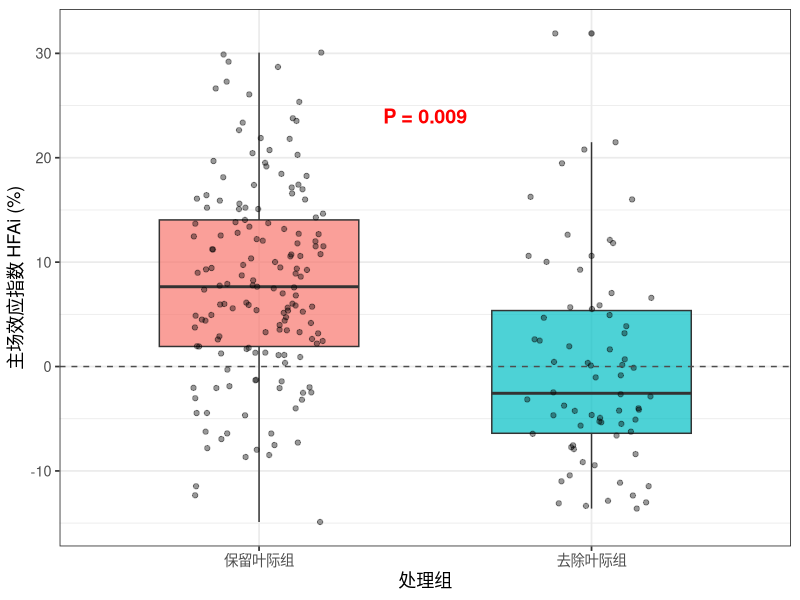

Here is the R script that generated this plot:
## ---- chunk 1
set.seed(123)
n_keep <- 157
n_remove <- 70
keep_group <- rnorm(n_keep, mean=8.2, sd=10)
remove_group <- rnorm(n_remove, mean=-0.5, sd=10)
dat <- data.frame(
  HFAi = c(keep_group, remove_group),
  treatment = factor(c(rep("保留叶际组", n_keep), rep("去除叶际组", n_remove)))
)

# 线性模型
model <- lm(HFAi ~ treatment, data=dat)
summary(model)

# t检验
t.test(HFAi ~ treatment, data=dat)

library(ggplot2)
ggplot(dat, aes(x=treatment, y=HFAi, fill=treatment)) +
  geom_boxplot(alpha=0.7, width=0.6) +
  geom_jitter(width=0.2, alpha=0.4, size=1.5) +
  geom_hline(yintercept=0, linetype="dashed", color="gray30") +
  annotate("text", x=1.5, y=24, label="P = 0.009", color="red", size=5, fontface="bold") +
  labs(x="处理组", y="主场效应指数 HFAi (%)") +
  theme_bw(base_size=13) +
  theme(legend.position="none", plot.title=element_text(hjust=0.5))
